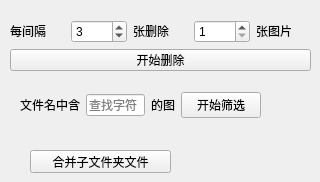
      <widget class="QWidget" name="tab_6">
       <attribute name="icon">
        <iconset>
         <normaloff>icons/过滤.png</normaloff>icons/过滤.png</iconset>
       </attribute>
       <attribute name="title">
        <string>文件删减</string>
       </attribute>
       <widget class="QWidget" name="gridLayoutWidget_5">
        <property name="geometry">
         <rect>
          <x>10</x>
          <y>20</y>
          <width>301</width>
          <height>51</height>
         </rect>
        </property>
        <layout class="QGridLayout" name="gridLayout_7">
         <item row="0" column="0">
          <widget class="QLabel" name="label_52">
           <property name="minimumSize">
            <size>
             <width>0</width>
             <height>20</height>
            </size>
           </property>
           <property name="maximumSize">
            <size>
             <width>466</width>
             <height>20</height>
            </size>
           </property>
           <property name="text">
            <string>每间隔</string>
           </property>
          </widget>
         </item>
         <item row="0" column="3">
          <widget class="QSpinBox" name="spinPickNum">
           <property name="minimum">
            <number>1</number>
           </property>
           <property name="maximum">
            <number>2048</number>
           </property>
           <property name="singleStep">
            <number>16</number>
           </property>
           <property name="value">
            <number>1</number>
           </property>
          </widget>
         </item>
         <item row="0" column="4">
          <widget class="QLabel" name="label_82">
           <property name="minimumSize">
            <size>
             <width>0</width>
             <height>20</height>
            </size>
           </property>
           <property name="maximumSize">
            <size>
             <width>466</width>
             <height>20</height>
            </size>
           </property>
           <property name="text">
            <string>张图片</string>
           </property>
          </widget>
         </item>
         <item row="0" column="2">
          <widget class="QLabel" name="label_83">
           <property name="minimumSize">
            <size>
             <width>0</width>
             <height>20</height>
            </size>
           </property>
           <property name="maximumSize">
            <size>
             <width>466</width>
             <height>20</height>
            </size>
           </property>
           <property name="text">
            <string>张删除</string>
           </property>
          </widget>
         </item>
         <item row="0" column="1">
          <widget class="QSpinBox" name="spinPickSize">
           <property name="minimum">
            <number>2</number>
           </property>
           <property name="maximum">
            <number>2048</number>
           </property>
           <property name="singleStep">
            <number>16</number>
           </property>
           <property name="value">
            <number>3</number>
           </property>
          </widget>
         </item>
         <item row="1" column="0" colspan="5">
          <widget class="QPushButton" name="btnPartMove">
           <property name="text">
            <string>开始删除</string>
           </property>
          </widget>
         </item>
        </layout>
       </widget>
       <widget class="QWidget" name="gridLayoutWidget_7">
        <property name="geometry">
         <rect>
          <x>20</x>
          <y>90</y>
          <width>241</width>
          <height>31</height>
         </rect>
        </property>
        <layout class="QGridLayout" name="gridLayout_8">
         <item row="0" column="0">
          <widget class="QLabel" name="label_53">
           <property name="minimumSize">
            <size>
             <width>0</width>
             <height>20</height>
            </size>
           </property>
           <property name="maximumSize">
            <size>
             <width>466</width>
             <height>20</height>
            </size>
           </property>
           <property name="text">
            <string>文件名中含</string>
           </property>
          </widget>
         </item>
         <item row="0" column="1">
          <widget class="QLineEdit" name="LineEditFilterWord">
           <property name="text">
            <string/>
           </property>
           <property name="placeholderText">
            <string>查找字符</string>
           </property>
          </widget>
         </item>
         <item row="0" column="2">
          <widget class="QLabel" name="label_84">
           <property name="minimumSize">
            <size>
             <width>0</width>
             <height>20</height>
            </size>
           </property>
           <property name="maximumSize">
            <size>
             <width>466</width>
             <height>20</height>
            </size>
           </property>
           <property name="text">
            <string>的图</string>
           </property>
          </widget>
         </item>
         <item row="0" column="3">
          <widget class="QPushButton" name="btnFilterByName">
           <property name="text">
            <string>开始筛选</string>
           </property>
          </widget>
         </item>
        </layout>
       </widget>
       <widget class="QPushButton" name="btnCombineSubDir">
        <property name="geometry">
         <rect>
          <x>30</x>
          <y>150</y>
          <width>141</width>
          <height>23</height>
         </rect>
        </property>
        <property name="text">
         <string>合并子文件夹文件</string>
        </property>
       </widget>
      </widget>
